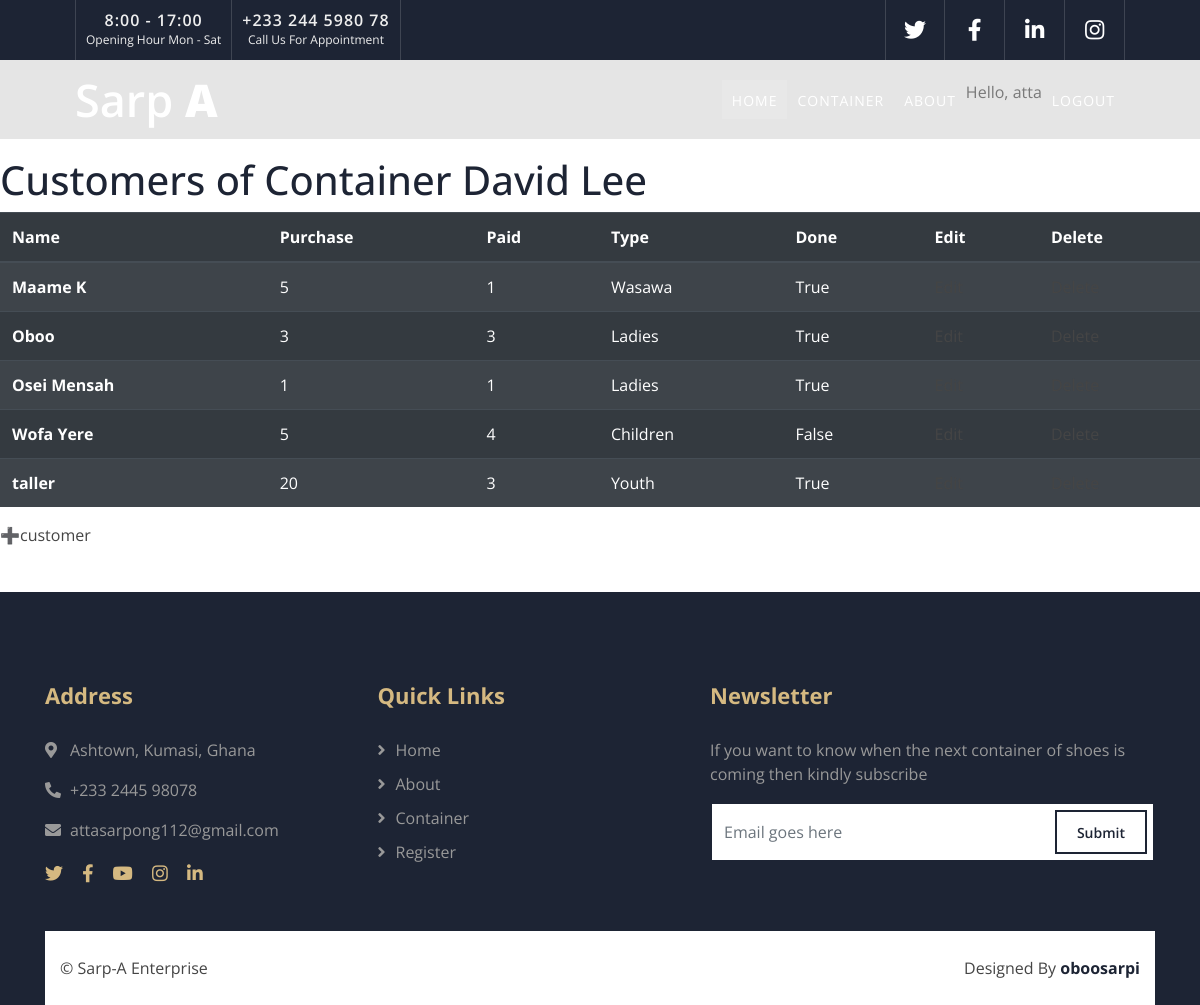
/container/david-lee (signed in), run on the app's committed database.
### attas/models.py (models this page shows, shortened)
class Container(models.Model):
    name = models.CharField(max_length=200)
    date = models.DateField(default=timezone.now)
    owner = models.ForeignKey(User, on_delete=models.CASCADE, null=True)#change to  non-nullable later
    slug = models.SlugField(max_length=200, unique_for_date='date', null=True) #change to  non-nullable later
    class Meta:
        ordering = ('-date',)
        verbose_name_plural = 'containers'

class Customer(models.Model):
    TYPE = (
        ('Men', 'M'),
        ('Ladies', 'L'),
        ('Children', 'C'),
        ('Youth', 'Y'),
        ('Wasawa', 'W'),
        ('Ladies&Chidren', 'L and C'),
        ('Ladies&Wasawa', 'L and W'),
        ('Ladies&Men', 'L and M'),
        ('Youth&Wasawa', 'Y and W'),
        ('Children&Wasawa', 'C and W'),
        ('Children&Youth', 'C and Y'),
    )
    container = models.ForeignKey(Container, on_delete=models.CASCADE)
    name = models.CharField(max_length=200)
    purchase = models.IntegerField(default=0)
    paid = models.IntegerField(default=0)
    type = models.CharField(choices=TYPE, max_length=30)
    done = models.BooleanField(default=False) #make it choice to save time
    class Meta:
        ordering = ('name',)
        verbose_name_plural = 'customers'

### attas/views.py (the view)
# urls.py: path('container/<slug:container_slug>', views.customer, name='customer'),
@login_required
def customer(request, container_slug):
    container = get_object_or_404(Container, slug=container_slug)
    if container.owner != request.user:
        raise Http404
    customers = container.customer_set.all()
    return render(request, 'customer.html', {'container': container, 'customers': customers})

### templates/customer.html (shortened to what this page needs)
{% extends 'base.html' %}
{% load static %}
{% block content %}
<h1>Customers of Container {{container.name}}</h1>
<table class="table table-dark table-striped">
    <thead>
    <tr>
      <th scope="col">Name</th>
      <th scope="col">Purchase</th>
      <th scope="col">Paid</th>
      <th scope="col">Type</th>
      <th scope="col">Done</th>
      <th scope="col">Edit</th>
      <th scope="col">Delete</th>
    </tr>
  </thead>
  <tbody>
  {% for customer in customers %}
    <tr>
      <th scope="row">{{customer.name }}</th>
      <td>{{customer.purchase }}</td>
      <td>{{customer.paid }}</td>
      <td>{{customer.type }}</td>
      <td>{{customer.done }}</td>
      <td><a href="{% url 'attas:edit_customer' customer.name customer.id%}">Edit</a></td>
      <td><a href="{% url 'attas:delete_customer' customer.name customer.id%}">Delete</a></td>
    </tr>
    {% empty %}
    <p> No customer here yet  </p>
    {% endfor %}
  </tbody>
</table>
<p class="button"><a href="{% url 'attas:add_customer' container.slug %}"> ➕customer </a> </p>
{% endblock content %}

### templates/base.html (shortened to what this page needs)
{% load static %}
{% load bootstrap4 %}
<!doctype html>
<html lang="en">
    <head>
        <link href="https://stackpath.bootstrapcdn.com/bootstrap/4.4.1/css/bootstrap.min.css" rel="stylesheet">
        <link href="https://cdnjs.cloudflare.com/ajax/libs/font-awesome/5.10.0/css/all.min.css" rel="stylesheet">
        <link href="{% static 'lib/animate/animate.min.css' %}" rel="stylesheet">
        <link href="{% static 'lib/owlcarousel/assets/owl.carousel.min.css' %}" rel="stylesheet">
        <link href="{% static 'lib/lightbox/css/lightbox.min.css' %}" rel="stylesheet">
        <link href="{% static 'css/style.css' %}" rel="stylesheet">
    </head>
    <body>
        <div class="top-bar d-none d-md-block">
            <div class="container-fluid">
                <div class="row">
                    <div class="col-md-6">
                        <div class="top-bar-left">
                            <div class="text">
                                <h2>8:00 - 17:00</h2>
                                <p>Opening Hour Mon - Sat</p>
                            </div>
                            <div class="text">
                                <h2>+233 244 5980 78</h2>
                                <p>Call Us For Appointment</p>
                            </div>
                        </div>
                    </div>
                    <div class="col-md-6">
                        <div class="top-bar-right">
                            <div class="social">
                                <a href="#"><i class="fab fa-twitter"></i></a>
                                <a href="#"><i class="fab fa-facebook-f"></i></a>
                                <a href="#"><i class="fab fa-linkedin-in"></i></a>
                                <a href="#"><i class="fab fa-instagram"></i></a>
                            </div>
                        </div>
                    </div>
                </div>
            </div>
        </div>
        <div class="navbar navbar-expand-lg bg-dark navbar-dark">
            <div class="container-fluid">
                <a href="index.html" class="navbar-brand">Sarp <span>A</span></a>
               <div class="collapse navbar-collapse justify-content-between" id="navbarCollapse">
                    <div class="navbar-nav ml-auto">
                        <a href="{%url 'attas:index' %}" class="nav-item nav-link active">Home</a>
                        <a href="{%url 'attas:container' %}" class="nav-item nav-link">Container</a>
                        <a href="{%url 'attas:about' %}" class="nav-item nav-link">About</a>
                        {% if user.is_authenticated %}
                        Hello, {{user.username}}
                        <a href="{%url 'users:logout' %}" class="nav-item nav-link">Logout</a>
                        {%else%}
                        <a href="{%url 'users:login' %}" class="nav-item nav-link">Login</a>
                        <a href="{%url 'users:register' %}" class="nav-item nav-link">Register</a>
                        {%endif%}
                    </div>
                </div>
            </div>
        </div>
    {% block content %}
    {% endblock content %}
        <div class="footer">
            <div class="container">
                <div class="row">
                    <div class="col-lg-7">
                        <div class="row">
                            <div class="col-md-6">
                                <div class="footer-contact">
                                    <h2>Address</h2>
                                    <p><i class="fa fa-map-marker-alt"></i>Ashtown, Kumasi, Ghana</p>
                                    <p><i class="fa fa-phone-alt"></i>+233 2445 98078</p>
                                    <p><i class="fa fa-envelope"></i>attasarpong112@gmail.com</p>
                                    <div class="footer-social">
                                        <a href=""><i class="fab fa-twitter"></i></a>
                                        <a href=""><i class="fab fa-facebook-f"></i></a>
                                        <a href=""><i class="fab fa-youtube"></i></a>
                                        <a href=""><i class="fab fa-instagram"></i></a>
                                        <a href=""><i class="fab fa-linkedin-in"></i></a>
                                    </div>
                                </div>
                            </div>
                            <div class="col-md-6">
                                <div class="footer-link">
                                    <h2>Quick Links</h2>
                                    <a href="{%url 'attas:index' %}">Home</a>
                                    <a href="{%url 'attas:about' %}">About</a>
                                    <a href="{%url 'attas:container' %}">Container</a>
                                    <a href="{%url 'users:register' %}">Register</a>
                                </div>
                            </div>
                        </div>
                    </div>
                    <div class="col-lg-5">
                        <div class="footer-newsletter">
                            <h2>Newsletter</h2>
                            <p>
                                If you want to know when the next container of shoes is coming then kindly subscribe
                            </p>
                            <div class="form">
                                <input class="form-control" placeholder="Email goes here">
                                <button class="btn">Submit</button>
                            </div>
                        </div>
                    </div>
                </div>
            </div>
            <div class="container copyright">
                <div class="row">
                    <div class="col-md-6">
                        <p>&copy; Sarp-A Enterprise</p>
                    </div>
                    <div class="col-md-6">
                        <p>Designed By <a href="https://twitter.com/ObooSarpi">oboosarpi</a></p>
                    </div>
            </div>
        </div>
        </div>
    </body>
</html>

### static/css/style.css (style rules this page uses)
body { color: #797979; background: #ffffff; font-family: 'Open Sans', sans-serif; }
h1, h2, h3, h4, h5, h6 { color: #1d2434; }
a { color: #454545; transition: .3s; }
.container-fluid { max-width: 1366px; }
.top-bar { position: relative; height: 60px; background: #1d2434; }
.top-bar .top-bar-left { display: flex; align-items: center; justify-content: flex-start; }
.top-bar .top-bar-right { display: flex; align-items: center; justify-content: flex-end; }
.top-bar .text { display: flex; align-items: center; justify-content: center; flex-direction: column; height: 60px; padding: 0 10px; text-align: center; border-left: 1px solid rgba(255, 255, 255, .15); }
.top-bar .text:last-child { border-right: 1px solid rgba(255, 255, 255, .15); }
.top-bar .text h2 { color: #eeeeee; font-weight: 600; font-size: 16px; letter-spacing: 1px; margin: 0; }
.top-bar .text p { color: #eeeeee; font-size: 12px; font-weight: 400; margin: 0; }
.top-bar .social { display: flex; height: 60px; font-size: 0; justify-content: flex-end; }
.top-bar .social a { display: flex; align-items: center; justify-content: center; width: 60px; height: 100%; font-size: 22px; color: #ffffff; border-right: 1px solid rgba(255, 255, 255, .15); }
.top-bar .social a:first-child { border-left: 1px solid rgba(255, 255, 255, .15); }
@media (min-width: 992px) { .top-bar { padding: 0 60px; } }
.navbar { position: relative; transition: .5s; z-index: 999; }
.navbar .navbar-brand { margin: 0; color: #ffffff; font-size: 45px; line-height: 0px; font-weight: 600; }
.navbar .navbar-brand span { font-weight: 800; }
.navbar-dark .navbar-nav .nav-link, .navbar-dark .navbar-nav .nav-link:focus, .navbar-dark .navbar-nav .nav-link:hover, .navbar-dark .navbar-nav .nav-link.active { padding: 10px 10px 8px 10px; color: #ffffff; }
.navbar-dark .navbar-nav .nav-link:hover, .navbar-dark .navbar-nav .nav-link.active { background: rgba(256, 256, 256, .1); transition: none; }
@media (min-width: 992px) { .navbar { position: absolute; width: 100%; top: 60px; padding: 20px 60px; background: rgba(0, 0, 0, .1) !important; z-index: 9; } }
@media (min-width: 992px) { .navbar a.nav-link { padding: 8px 15px; font-size: 14px; letter-spacing: 1px; text-transform: uppercase; } }
.footer { position: relative; margin-top: 45px; padding-top: 90px; background: #1d2434; }
.footer .footer-contact, .footer .footer-link, .footer .footer-newsletter { position: relative; margin-bottom: 45px; color: #999999; }
.footer .footer-contact h2, .footer .footer-link h2, .footer .footer-newsletter h2 { position: relative; margin-bottom: 30px; font-size: 22px; font-weight: 700; color: #D5B981; }
.footer .footer-link a { display: block; margin-bottom: 10px; color: #999999; transition: .3s; }
.footer .footer-link a::before { position: relative; content: "\f105"; font-family: "Font Awesome 5 Free"; font-weight: 900; margin-right: 10px; }
.footer .footer-contact p i { width: 25px; }
.footer .footer-social { position: relative; margin-top: 20px; }
.footer .footer-social a { display: inline-block; }
.footer .footer-social a i { margin-right: 15px; font-size: 18px; color: #D5B981; }
.footer .footer-social a:last-child i { margin: 0; }
.footer .footer-newsletter .form { position: relative; width: 100%; }
.footer .footer-newsletter input { height: 60px; border: 2px solid #1d2434; border-radius: 0; }
.footer .footer-newsletter .btn { position: absolute; top: 8px; right: 8px; height: 44px; padding: 8px 20px; font-size: 14px; font-weight: 600; color: #1d2434; background: none; border-radius: 0; border: 2px solid #1d2434; transition: .3s; }
.footer .copyright { padding: 0 30px; }
.footer .copyright .row { background: #ffffff; padding-top: 25px; padding-bottom: 25px; }
.footer .copyright p { margin: 0; color: #454545; }
.footer .copyright .col-md-6:last-child p { text-align: right; }
.footer .copyright p a { color: #1d2434; font-weight: 700; }

### data on the page
Container: name "David Lee"
Customer: name "Maame K", purchase "5", paid "1", type "Wasawa", done "True"
Customer: name "Oboo", purchase "3", paid "3", type "Ladies", done "True"
Customer: name "Osei Mensah", purchase "1", paid "1", type "Ladies", done "True"
Customer: name "Wofa Yere", purchase "5", paid "4", type "Children", done "False"
Customer: name "taller", purchase "20", paid "3", type "Youth", done "True"

### other printed values
{{ user.username }} "atta"
